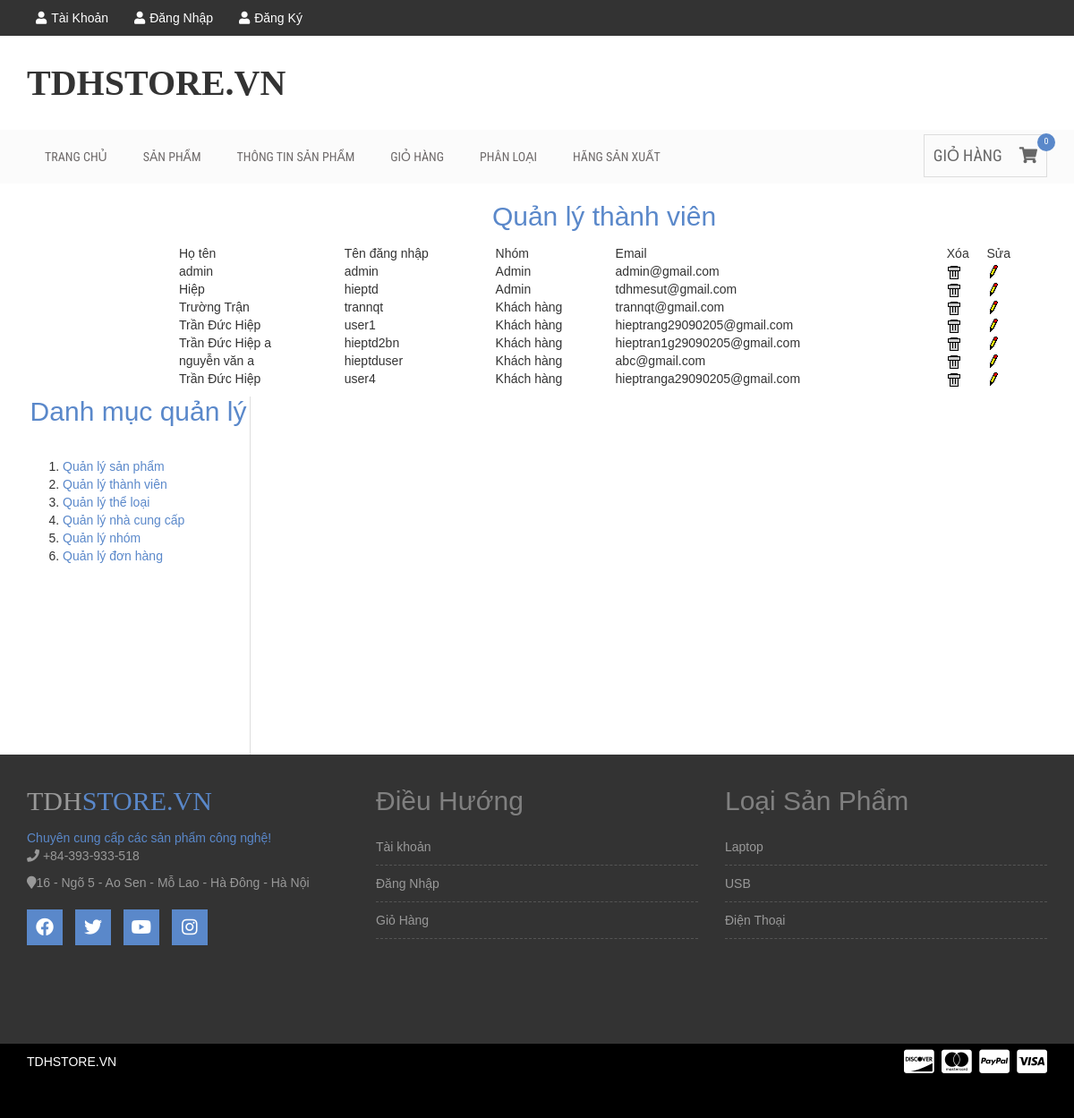
Page /admin.php?mod=user&act=manage on the committed database.
### tables this page shows
CREATE TABLE `users` (
  `UserID` int(11) NOT NULL,
  `GroupID` int(11) NOT NULL,
  `FullName` varchar(255) NOT NULL,
  `UserName` varchar(20) NOT NULL,
  `PassWord` varchar(32) NOT NULL,
  `Email` varchar(50) NOT NULL
);

CREATE TABLE `groups` (
  `GroupID` int(11) NOT NULL,
  `GroupName` varchar(50) NOT NULL
);

CREATE TABLE `categories` (
  `CategoryID` int(11) NOT NULL,
  `CategoryName` varchar(255) NOT NULL,
  `Position` int(11) DEFAULT 0
);

### Controller/User/Manage.php (called while the page is built)
<?php
	include_once("Model/User.php");
	$user = new User();
	$ret = $user->getUserManage();
	include_once("View/User/Manage.php");
?>

### Model/User.php (called while the page is built, shortened)
<?php
include_once("DataProvider.php");
class User{
	private $da;
	function __construct(){
		$this->da = new DataProvider();
	}
	function getUserManage(){
		$sql = "Select UserID, FullName, UserName, Email, GroupName from users u join groups g on u.GroupID = g.GroupID";
		return $this->da->FetchAll($sql);
	}
}
?>

### Model/DataProvider.php (called while the page is built, shortened)
<?php
	class DataProvider{
		private $link;
		function __construct()
		{
			$this->link=mysqli_connect("localhost","root","","computer");
		}
		function ExecuteQuery($sql)
		{
			mysqli_query($this->link,"set names utf8");
			return mysqli_query($this->link, $sql);
		}
		function FetchAll($sql){
			$arr=array();
			$r = $this->ExecuteQuery($sql);
			while($row = mysqli_fetch_assoc($r)){
				$arr[]=$row;
			}
			return $arr;
		}
	}
?>

### Controller/Category/Categoryfooter.php (called while the page is built)
<?php
	include_once("Model/Category.php");
	$cate = new Category;
	$result = $cate->getCategory();
	include("View/Category/Categoryfooter.php");
?>

### Model/Category.php (called while the page is built, shortened)
<?php
	include_once("Model/DataProvider.php");
	class Category{
		private $da;
		function __construct(){
			$this->da=new DataProvider();
		}
		function getCategory(){
			$sql= "Select * from categories";
			return $this->da->FetchAll($sql);
		}
	}
?>

### Controller/Category/Category.php (called while the page is built)
<?php
	include_once("Model/Category.php");
	$cate = new Category();
	$result = $cate->getCategory();
	include_once("View/Category/Category.php");
?>

### View/User/Manage.php (the view)
<br>
<div style="width: 950px; float: right; margin-right: 50px;">
<center><h2><span><a href="admin.php?mod=user&act=manage">Quản lý thành viên</a></span></h2></center>
<p>
	<table width="100%">
    <tr class="title"><td>Họ tên</td><td>Tên đăng nhập</td><td>Nhóm</td><td>Email</td><td>Xóa</td><td>Sửa</td></tr>
    <?php
	foreach($ret as $row)
	{
			echo "<tr><td>";
			echo $row['FullName']."</td><td>";
			echo $row['UserName']."</td><td>";
			echo $row['GroupName']."</td><td>";
			echo $row['Email']."</td><td>";
			echo "<a href=\"admin.php?mod=user&act=delete&id={$row["UserID"]}\" onclick=\"return IsDelete()\"><img src=\"Images/Delete.gif\" /></a></td><td>";
			echo "<a href=\"admin.php?mod=user&act=edit&id={$row["UserID"]}\"><img src=\"Images/Edit.gif\" /></a>";
			echo "</td></tr>";
	}
	?>
    </table>
</p>
</div>

### View/Category/Categoryfooter.php
<?php
    foreach ($result as $row) {
    	echo "<li><a href=\"index.php?mod=category&act=resultcategory&id={$row['CategoryID']}\">{$row['CategoryName']}</a></li>";
    }
?>

### css/style.css (style rules this page uses)
img { max-width: 100%; height: auto; }
h1, h2, h3, h4, h5, h6 { margin: 0 0 15px; }
body { font-family:Arial, Helvetica, sans-serif; }
.footer-menu ul li { border-bottom: 1px dashed #555; padding: 5px 0; }
.footer-menu a { display: block; padding: 5px 0;color: #999 }
a { color: #5a88ca }
body { width: 100%; }

### rows in the picture
users: FullName "admin", UserName "admin", GroupID.GroupName "Admin", Email "admin@gmail.com"
users: FullName "Hiệp", UserName "hieptd", GroupID.GroupName "Admin", Email "tdhmesut@gmail.com"
users: FullName "Trường Trận", UserName "trannqt", GroupID.GroupName "Khách hàng", Email "trannqt@gmail.com"
users: FullName "Trần Đức Hiệp", UserName "user1", GroupID.GroupName "Khách hàng", Email "hieptrang29090205@gmail.com"
users: FullName "Trần Đức Hiệp a", UserName "hieptd2bn", GroupID.GroupName "Khách hàng", Email "hieptran1g29090205@gmail.com"
users: FullName "nguyễn văn a", UserName "hieptduser", GroupID.GroupName "Khách hàng", Email "abc@gmail.com"
users: FullName "Trần Đức Hiệp", UserName "user4", GroupID.GroupName "Khách hàng", Email "hieptranga29090205@gmail.com"
categories: CategoryName "Laptop"
categories: CategoryName "USB"
categories: CategoryName "Điện Thoại"
